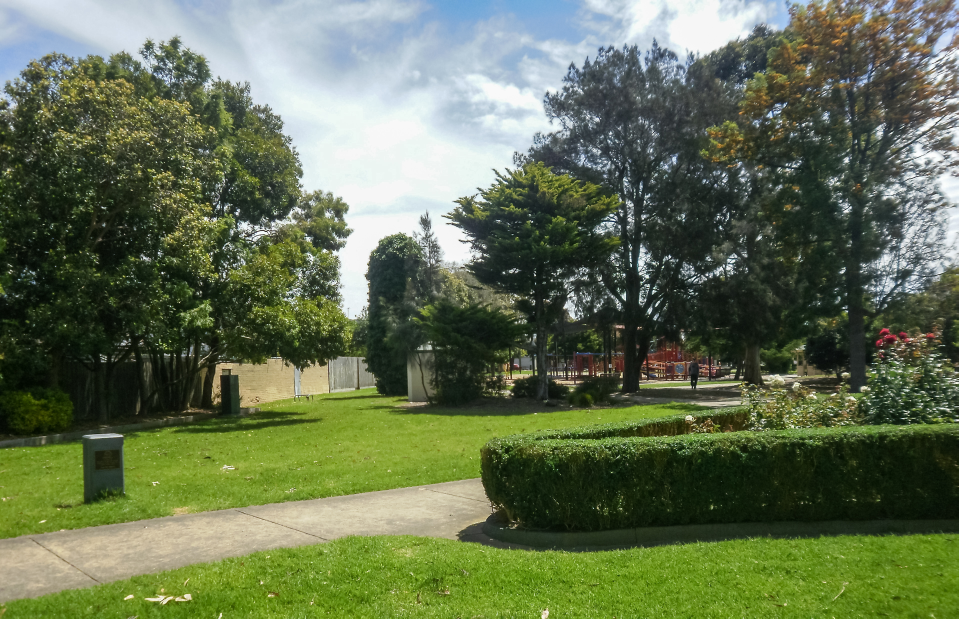
#> input picture Vision_Artificial/fotos/park.jpg, 3833 x 2474 px (shown at 1/4 size)
$ python colours.py
#> lines starting #> are read from the running program, lines starting #| are printed output that depends on the picture
#> further down, img is the input picture: shape (2474, 3833, 3); mean B, G, R 82, 112.4, 99.3
import cv2 as cv #Importamos OpenCV
import numpy as np

# Definicion de funciones

#Función de reescalado para optimizar la salida de imagen o frame -> Para archivos grandes en resolucion
def reescalado(frame,scale = .75):
#> called with scale = 0.75
    width = int(frame.shape[1] * scale)
#> width = 2874
    height = int(frame.shape[0] * scale)
#> height = 1855
    dimensions = (width,height)
#> dimensions = (2874, 1855)
    return cv.resize(frame,dimensions,interpolation=cv.INTER_AREA)

img = cv.imread('fotos/park.jpg') #Escogemos la fotos a leer

img_resized = reescalado(img)


b,g,r = cv.split(img_resized)
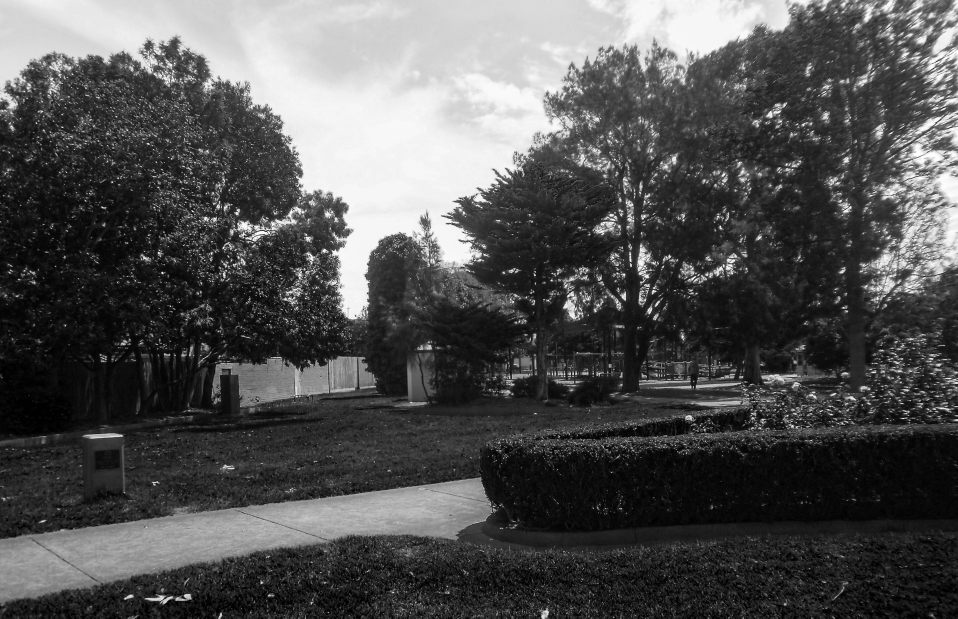
#> b: shape (1855, 2874) (shown at 1/3 size); min 0, max 255, mean 82
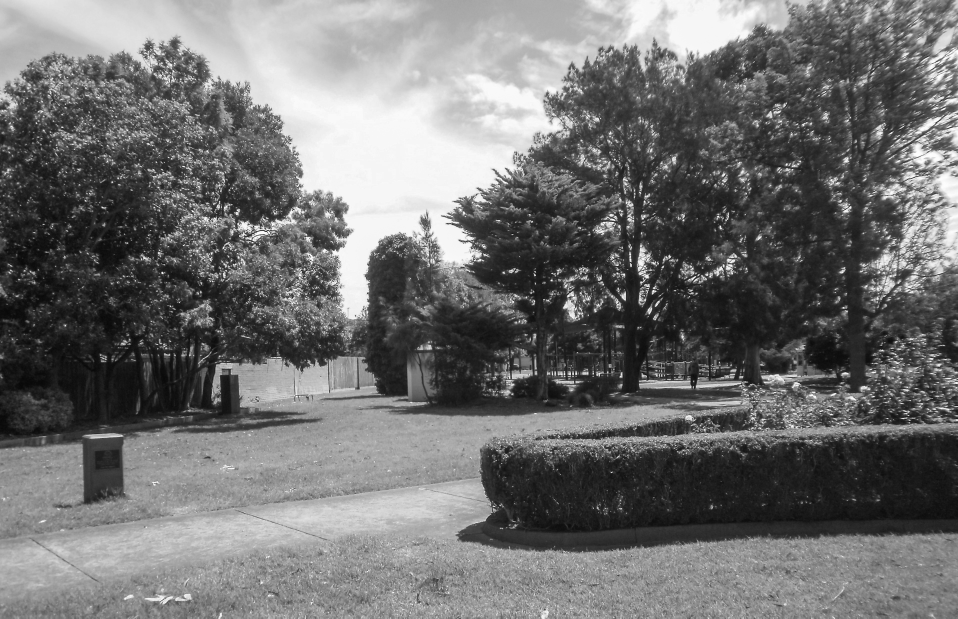
#> g: shape (1855, 2874) (shown at 1/3 size); min 0, max 255, mean 112.4
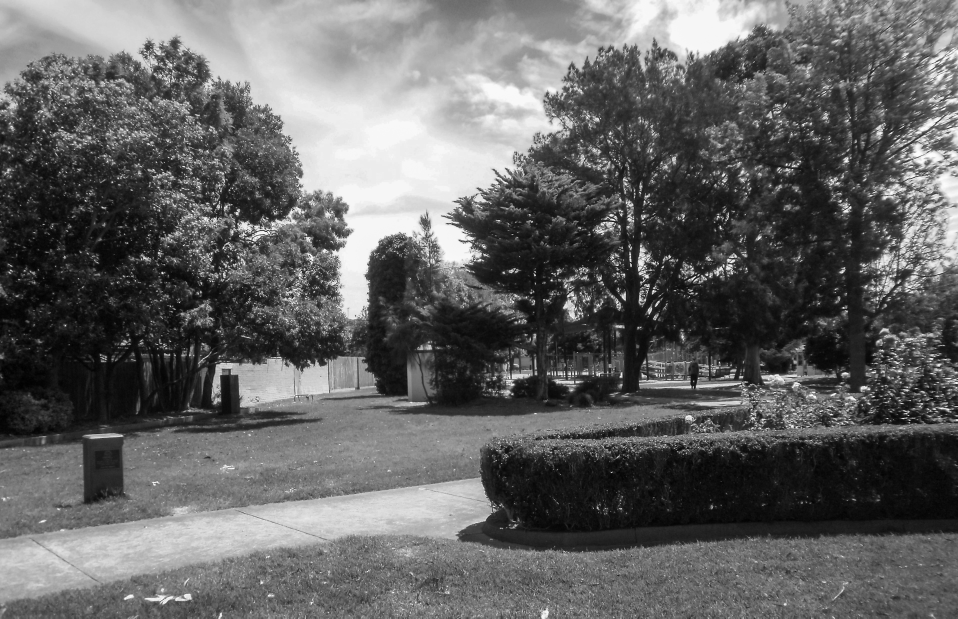
#> r: shape (1855, 2874) (shown at 1/3 size); min 0, max 255, mean 99.3

cv.imshow('Original',img_resized) #Mostramos la foto original reescalando
cv.imshow('Canal Red',r)
cv.imshow('Canal Blue',b)
cv.imshow('Canal Green',g)


cv.waitKey(0)
